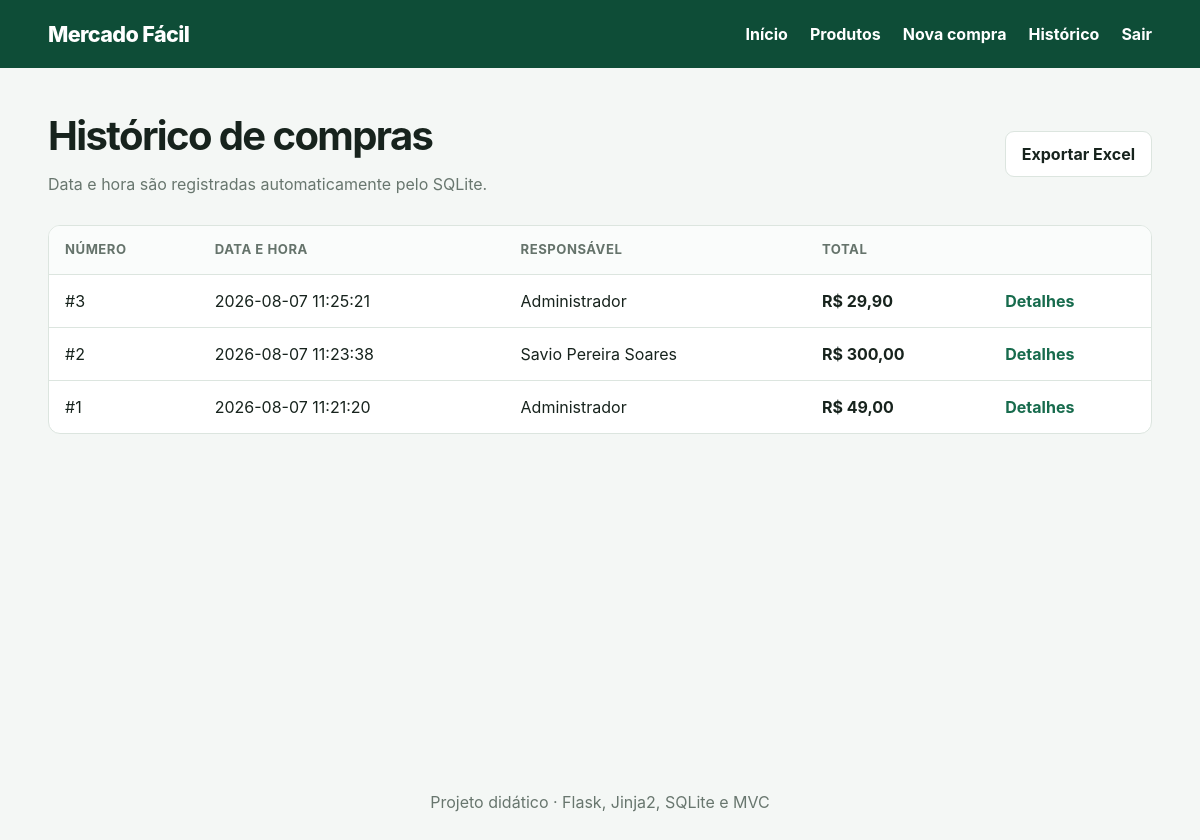
The page /compras (signed in) on the database its author committed.
### tables this page shows
CREATE TABLE compras (
    id INTEGER PRIMARY KEY AUTOINCREMENT,
    usuario_id INTEGER NOT NULL,
    total_centavos INTEGER NOT NULL CHECK (total_centavos >= 0),
    criada_em TEXT NOT NULL DEFAULT CURRENT_TIMESTAMP,
    FOREIGN KEY (usuario_id) REFERENCES usuarios(id)
);

CREATE TABLE usuarios (
    id INTEGER PRIMARY KEY AUTOINCREMENT,
    nome TEXT NOT NULL,
    usuario TEXT NOT NULL UNIQUE COLLATE NOCASE,
    senha_hash TEXT NOT NULL,
    criado_em TEXT NOT NULL DEFAULT CURRENT_TIMESTAMP
);

### controllers/compra_controller.py (the view)
@compra_bp.get("")
def listar():
    return render_template("compras.html", compras=compra_model.listar())

### database.py (called while the page is built)
def get_db():
    if "db" not in g:
        database_path = Path(current_app.config["DATABASE"])
        database_path.parent.mkdir(parents=True, exist_ok=True)
        g.db = sqlite3.connect(database_path)
        g.db.row_factory = sqlite3.Row
        g.db.execute("PRAGMA foreign_keys = ON")
    return g.db

### models/compra.py (called while the page is built)
def listar():
    return get_db().execute(
        """SELECT c.*, u.nome AS usuario_nome
           FROM compras c JOIN usuarios u ON u.id = c.usuario_id
           ORDER BY c.criada_em DESC, c.id DESC"""
    ).fetchall()

### utils.py (called while the page is built)
def formatar_moeda(centavos):
    valor = Decimal(int(centavos)) / 100
    return f"R$ {valor:,.2f}".replace(",", "X").replace(".", ",").replace("X", ".")

### templates/compras.html (shortened to what this page needs)
{% extends "base.html" %}
{% block conteudo %}
<div class="cabecalho-pagina"><div><h1>Histórico de compras</h1><p>Data e hora são registradas automaticamente pelo SQLite.</p></div><a class="botao secundario" href="{{ url_for('compra.exportar') }}">Exportar Excel</a></div>
<div class="tabela-wrapper"><table><thead><tr><th>Número</th><th>Data e hora</th><th>Responsável</th><th>Total</th><th></th></tr></thead><tbody>
{% for c in compras %}<tr><td>#{{ c.id }}</td><td>{{ c.criada_em }}</td><td>{{ c.usuario_nome }}</td><td><strong>{{ c.total_centavos|moeda }}</strong></td><td><a href="{{ url_for('compra.detalhes', compra_id=c.id) }}">Detalhes</a></td></tr>
{% else %}<tr><td colspan="5" class="vazio">Nenhuma compra concluída.</td></tr>{% endfor %}
</tbody></table></div>
{% endblock %}

### templates/base.html (shortened to what this page needs)
<!doctype html>
<html lang="pt-BR">
<head>
  <link rel="stylesheet" href="{{ url_for('static', filename='style.css') }}">
</head>
<body>
  <header class="topo">
    <a class="marca" href="{{ url_for('main.inicio') if session.get('usuario_id') else url_for('auth.login') }}">Mercado Fácil</a>
    {% if session.get('usuario_id') %}
      <nav aria-label="Navegação principal">
        <a href="{{ url_for('main.inicio') }}">Início</a>
        <a href="{{ url_for('produto.listar') }}">Produtos</a>
        <a href="{{ url_for('compra.nova') }}">Nova compra</a>
        <a href="{{ url_for('compra.listar') }}">Histórico</a>
        <form method="post" action="{{ url_for('auth.logout') }}"><button class="link-button">Sair</button></form>
      </nav>
    {% endif %}
  </header>
  <main class="container">
    {% block conteudo %}{% endblock %}
  </main>
  <footer>Projeto didático · Flask, Jinja2, SQLite e MVC</footer>
</body>
</html>

### static/style.css (style rules this page uses)
:root { --verde:#176b4d;--verde-escuro:#0e4d37;--fundo:#f4f7f5;--texto:#17231d;--borda:#dce5df;--branco:#fff;--erro:#b42318 }
* { box-sizing:border-box }
body { margin:0;font-family:Inter,system-ui,-apple-system,"Segoe UI",sans-serif;background:var(--fundo);color:var(--texto);line-height:1.5 }
a { color:var(--verde);font-weight:650;text-decoration:none }
.topo { background:var(--verde-escuro);color:#fff;min-height:68px;padding:0 max(4vw,20px);display:flex;align-items:center;justify-content:space-between;gap:24px }
.marca { color:#fff;font-size:1.35rem;font-weight:800;letter-spacing:-.03em }
.topo nav { display:flex;align-items:center;gap:22px;flex-wrap:wrap }
.topo nav a,.topo .link-button { color:#fff }
.topo nav form,.acoes form,.acoes-finais form { margin:0 }
.container { width:min(1120px,92%);margin:38px auto;min-height:calc(100vh - 180px) }
footer { text-align:center;color:#68766e;padding:26px }
.cabecalho-pagina { display:flex;justify-content:space-between;align-items:center;gap:20px;margin-bottom:24px }
.cabecalho-pagina h1 { margin:0;font-size:clamp(1.8rem,4vw,2.5rem);letter-spacing:-.04em }
.cabecalho-pagina p,.auth-card>p { color:#68766e;margin:.35rem 0 }
.botao { display:inline-flex;align-items:center;justify-content:center;border:1px solid var(--borda);border-radius:9px;padding:10px 16px;background:#fff;color:var(--texto);font:inherit;font-weight:700;cursor:pointer }
.botao.secundario { background:#fff }
.link-button { border:0;background:none;padding:0;font:inherit;font-weight:650;cursor:pointer }
.tabela-wrapper { overflow:auto;background:#fff;border:1px solid var(--borda);border-radius:12px }
table { width:100%;border-collapse:collapse;min-width:680px }
th,td { text-align:left;padding:14px 16px;border-bottom:1px solid var(--borda) }
th { font-size:.82rem;text-transform:uppercase;letter-spacing:.04em;color:#65736b;background:#fafcfb }
tbody tr:last-child td { border-bottom:0 }

### rows shown on the page
compras: id "3", criada_em "2026-08-07 11:25:21", usuario_nome "Administrador", total_centavos|moeda "R$ 29,90"
compras: id "2", criada_em "2026-08-07 11:23:38", usuario_nome "Savio Pereira Soares", total_centavos|moeda "R$ 300,00"
compras: id "1", criada_em "2026-08-07 11:21:20", usuario_nome "Administrador", total_centavos|moeda "R$ 49,00"
